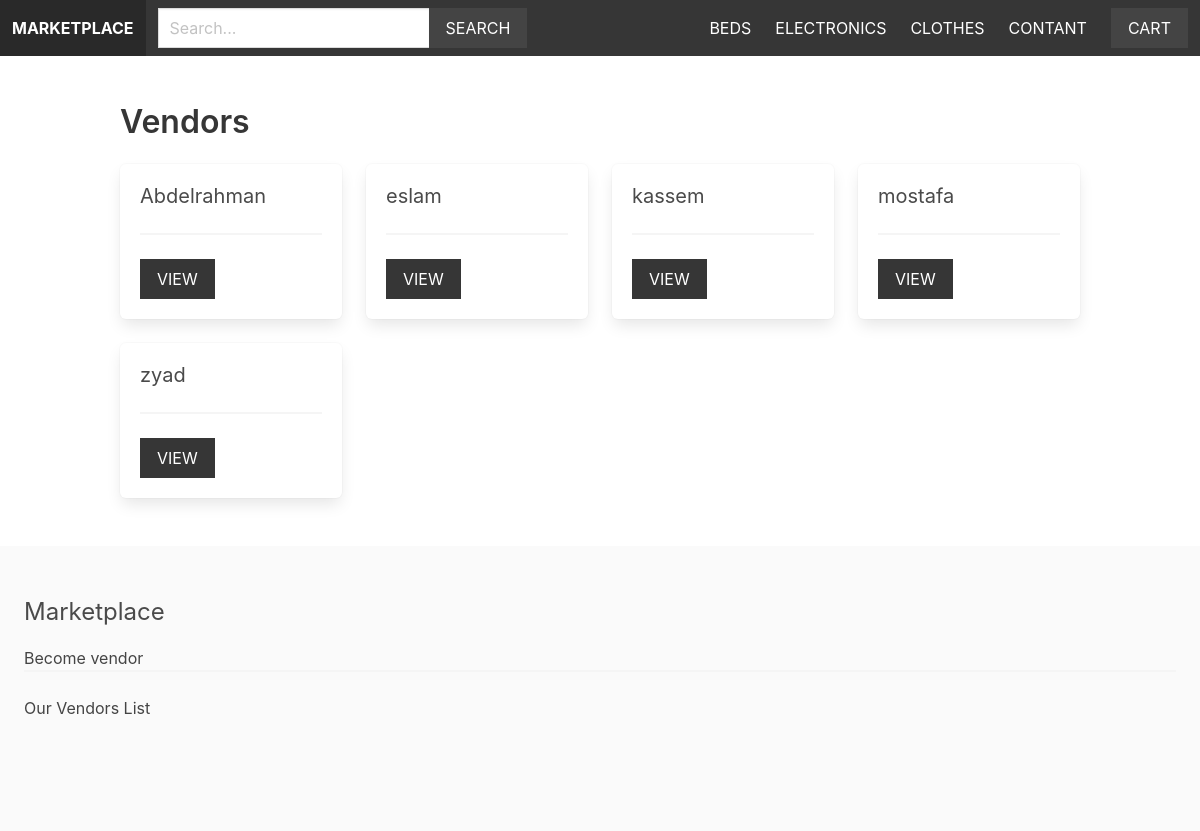
Screenshot of /vendor/ with the database file from the repository.
### apps/product/models.py (models this page shows, shortened)
class Category(models.Model):
    title= models.CharField(max_length=255)
    slug= models. SlugField(max_length=255)
    ordering= models.IntegerField(default=0)
    class Meta:
        ordering=['ordering']

### apps/vendor/models.py (models this page shows, shortened)
class Vendor(models.Model):
    name= models.CharField(max_length=255)
    created_at= models.DateTimeField(auto_now_add=True)
    created_by= models.OneToOneField(User, on_delete=models.CASCADE,related_name='vendor')
    class Meta:
        ordering= ['name']

### apps/vendor/views.py (the view)
# urls.py: path('',views.vendors,name='vendors'),
def vendors(request):
    vendors=Vendor.objects.all()
    return render(request,'vendor/vendors.html',{'vendors':vendors})

### apps/cart/cart.py (called while the page is built)
    def __len__(self):
        return sum(item['quantity'] for item in self.cart.values())

### apps/cart/context_processor.py (called while the page is built)
def cart(request):
    return {'cart':Cart(request)}

### apps/product/context_processor.py (called while the page is built)
def menu_categories(request):
    categories=Category.objects.all()
    return {'menu_categories':categories}

### apps/vendor/templates/vendor/vendors.html (shortened to what this page needs)
{%extends 'core/base.html'%}
{%block content%}
<h1 class="title">Vendors</h1>
<div class="columns is-multiline">
    {%for vendor in vendors%}
    <div class="column is-3">
        <div class="box">
            <h2 class="subtitle">{{vendor.name}}</h2>
            <hr>
            <a href="{%url 'vendor' vendor.id%}" class="button is-dark is-uppercase">View</a>
        </div>
    </div>
    {%endfor%}
</div>
{%endblock%}

### apps/core/templates/core/base.html (shortened to what this page needs)
{%load static%}
<!DOCTYPE html>
<html lang="en">
  <head>
    <link
      rel="stylesheet"
      href="https://cdn.jsdelivr.net/npm/bulma@0.9.1/css/bulma.min.css"
    />
    <link rel="stylesheet" href="{% static 'styles/main.css'%}">
  </head>
  <body>
    <nav class="navbar is-dark">
      <div class="navbar-brand">
        <a href="/" class="navbar-item"><strong>Marketplace</strong></a>
      </div>
      <div class="navbar-menu" id="main-navbar">
        <div class="navbar-start">
          <div class="navbar-item">
          <form action="{%url 'search'%}" method="get">
            <div class="field has-addons">
              <div class="control">
                <input type="text" class="input" placeholder="Search..." name="query">
              </div>
              <div class="control">
                <button class="button is-dark is-uppercase">search</button>
              </div>
            </div>
          </form>
          </div>
        </div>
        <div class="navbar-end">
            {%for category in menu_categories%}
              <a href="{%url 'category' category.slug%}" class="navbar-item">{{category.title}}</a>
            {%endfor%}
            <a href="{%url 'contact'%}" class="navbar-item">Contant</a>
            <div class="navbar-item">
              <a href="{%url 'cart'%}" class="button is-dark">Cart{%if cart%} ({{cart|length}}) {%endif%}</a>
            </div>
        </div>
      </div>
    </nav>
    <section class="section">
      <div class="container">{%block content%} {%endblock%}</div>
    </section>
      <footer class="footer">
    <h3 class="is-size-4 mb-4">Marketplace</h3>
    {% if request.user.is_authenticated%}
      <a href="{%url 'vendor_admin'%}" style="margin-bottom: 0;">Vendor Admin</a>
    {%else%}
      <a href="{%url 'become_vendor'%}" style="margin-bottom: 0;">Become vendor</a>
    {%endif%}
        <hr style="margin-top: 0;">
    <a href="{%url 'vendors'%}">Our Vendors List</a>
  </footer>
  </body>
</html>

### static/styles/main.css (style rules this page uses)
.navbar { text-transform: uppercase; }
.navbar .is-dark { background: #444; }
.footer a { margin-bottom: 15px; display: inline-block; color: #444; }
.input, .button { border-radius: 0; }

### rows the page displays
Category: title "BEDS"
Category: title "ELECTRONICS"
Category: title "CLOTHES"
Vendor: name "Abdelrahman"
Vendor: name "eslam"
Vendor: name "kassem"
Vendor: name "mostafa"
Vendor: name "zyad"
